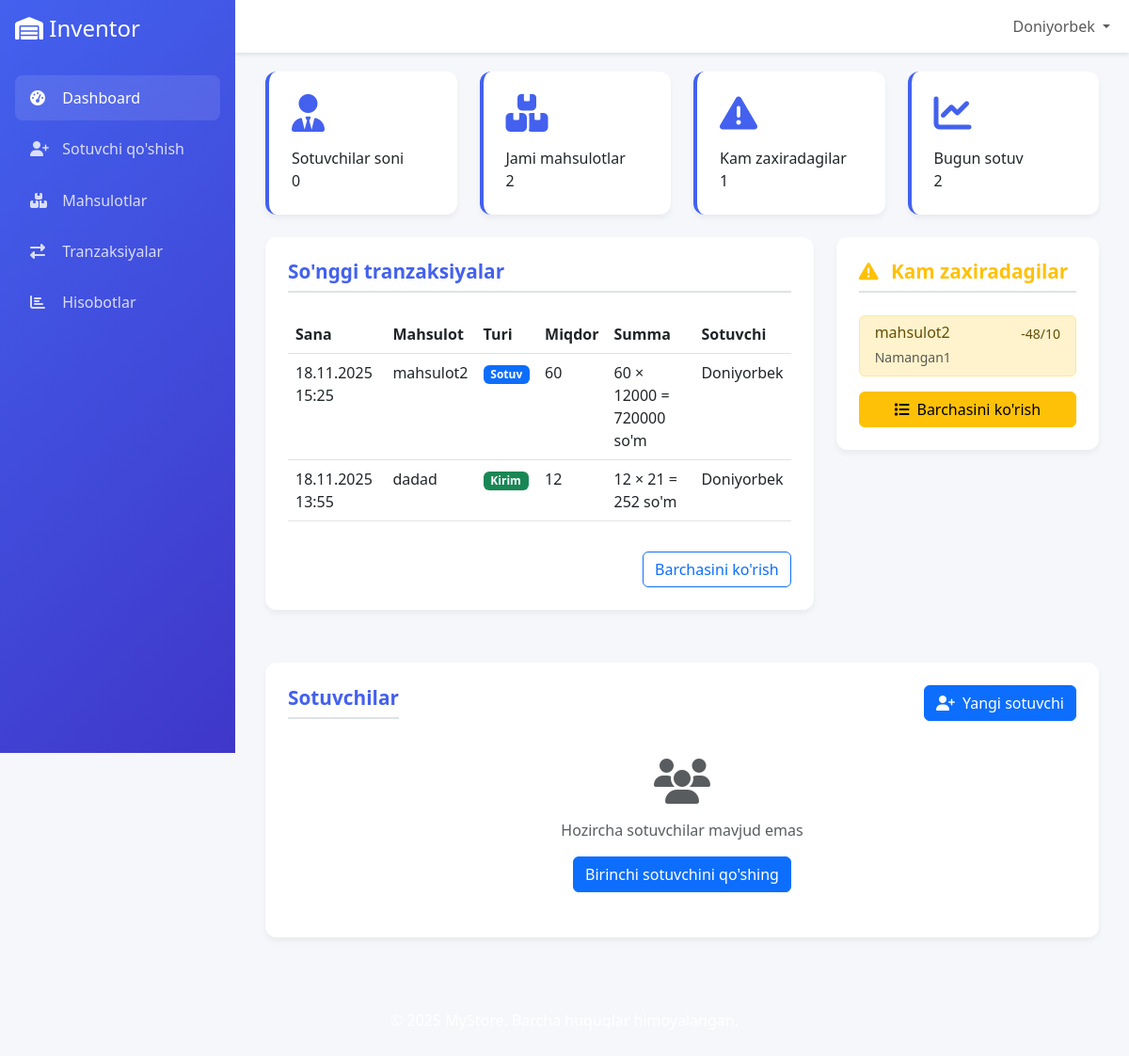
The page /warehouse-manager/dashboard/ (signed in) on the database its author committed.
### inventor/models.py (models this page shows, shortened)
class Transaction(models.Model):
    TRANSACTION_TYPES = (
        ('IN', 'Kirim'),
        ('OUT_SALE', 'Sotuv'),
        ('OUT_DAMAGED', 'Buzilgan'),
        ('OUT_EXPIRED', 'Yaroqsiz'),
    )
    PAYMENT_TYPES = (
        ('CASH', 'Naqd'),
        ('DEBT', 'Qarz'),
        ('CARD', 'Karta'),
    )
    product = models.ForeignKey(Product, on_delete=models.CASCADE)
    warehouse = models.ForeignKey(Warehouse, on_delete=models.CASCADE)
    transaction_type = models.CharField(max_length=20, choices=TRANSACTION_TYPES)
    quantity = models.IntegerField()
    date = models.DateTimeField(auto_now_add=True)
    user = models.ForeignKey(User, on_delete=models.SET_NULL, null=True)
    description = models.TextField(blank=True)
    payment_type = models.CharField(max_length=10, choices=PAYMENT_TYPES, default='CASH')
    customer_name = models.CharField(max_length=100, blank=True)

class Warehouse(models.Model):
    name = models.CharField(max_length=100)
    location = models.CharField(max_length=200)
    created_at = models.DateTimeField(auto_now_add=True)

### products/models.py (models this page shows, shortened)
class Product(models.Model):
    UNIT_CHOICES = (
        ('kg', 'kg'),
        ('box', 'Karopka'),
        ('l', 'Litr'),
        ('m', 'Metr'),
        ('ton', 'Tonna'),
        ('piece', 'Dona'),
        ('pack', 'Pochka'),
    )
    name = models.CharField(max_length=100)
    category = models.ForeignKey(Category, on_delete=models.CASCADE, related_name="products")
    description = models.TextField(blank=True)
    price = models.DecimalField(max_digits=10, decimal_places=2)
    image = models.ImageField(upload_to='products/', null=True, blank=True)
    min_stock = models.IntegerField(default=0)
    stock_quantity = models.IntegerField(default=0)
    unit = models.CharField(max_length=10, choices=UNIT_CHOICES, default='piece')
    created_at = models.DateTimeField(auto_now_add=True)
    updated_at = models.DateTimeField(auto_now=True)
    supplier = models.ForeignKey('inventor.Supplier', on_delete=models.SET_NULL, null=True, blank=True)
    warehouse = models.ForeignKey('inventor.Warehouse', on_delete=models.CASCADE, null=True, blank=True)
    class Meta:
        ordering = ['name']

### users/views.py (the view)
    def wrapper(request, *args, **kwargs):
        if not request.user.is_authenticated:
            return redirect('login')
        try:
            if request.user.userrole.role in ['ADMIN', 'WAREHOUSE_MANAGER']:
                return view_func(request, *args, **kwargs)
        except UserRole.DoesNotExist:
            pass
        messages.error(request, "Sizga bu sahifaga kirish uchun ruxsat yo'q!")
        return redirect('dashboard')

### users/models.py (called while the page is built)
    def is_payment_due(self):
        if not self.last_payment_date:
            return True
        return timezone.now() > self.last_payment_date + timedelta(days=31)

    def days_until_block(self):
        if not self.last_payment_date:
            return 0
        days_passed = (timezone.now() - self.last_payment_date).days
        return max(0, 33 - days_passed)

    def get_payment_status(self):
        if self.is_payment_due():
            return {
                'status': 'due',
                'message': f"To'lanmagan: -{self.monthly_payment:,} so'm",
                'amount_due': -self.monthly_payment
            }
        else:
            return {
                'status': 'paid',
                'message': f"To'langan: 0 so'm",
                'amount_due': 0
            }

### users/templatetags/math_filters.py (called while the page is built)
@register.filter
def multiply(value, arg):
    try:
        return float(value) * float(arg)
    except (ValueError, TypeError):
        return '' # Xato bo'lsa bo'sh qoldirish yoki 0 qaytarish mumkin

### users/views.py (called while the page is built)
def warehouse_manager_required(view_func):
    def wrapper(request, *args, **kwargs):
        if not request.user.is_authenticated:
            return redirect('login')
        try:
            if request.user.userrole.role in ['ADMIN', 'WAREHOUSE_MANAGER']:
                return view_func(request, *args, **kwargs)
        except UserRole.DoesNotExist:
            pass
        messages.error(request, "Sizga bu sahifaga kirish uchun ruxsat yo'q!")
        return redirect('dashboard')
    return wrapper

### templates/users/warehouse_manager_dashboard.html (shortened to what this page needs)
{% extends 'base.html' %}
{% load math_filters %}
{% block content %}
<div class="container-fluid">
    <div class="row g-4 mb-4">
        <div class="col-md-3 col-sm-6">
            <div class="stat-card">
                <i class="fas fa-user-tie"></i>
                <div class="card-title">Sotuvchilar soni</div>
                <div class="card-value">{{ sellers.count }}</div>
            </div>
        </div>
        <div class="col-md-3 col-sm-6">
            <div class="stat-card">
                <i class="fas fa-boxes"></i>
                <div class="card-title">Jami mahsulotlar</div>
                <div class="card-value">{{ total_products }}</div>
            </div>
        </div>
        <div class="col-md-3 col-sm-6">
            <div class="stat-card">
                <i class="fas fa-exclamation-triangle"></i>
                <div class="card-title">Kam zaxiradagilar</div>
                <div class="card-value">{{ low_stock_products.count }}</div>
            </div>
        </div>
        <div class="col-md-3 col-sm-6">
            <div class="stat-card">
                <i class="fas fa-chart-line"></i>
                <div class="card-title">Bugun sotuv</div>
                <div class="card-value">{% widthratio recent_transactions.count 1 1 %}</div>
            </div>
        </div>
    </div>
    <div class="row g-4">
        <div class="col-lg-8">
            <div class="table-container">
                <h3 class="section-title">So'nggi tranzaksiyalar</h3>
                <div class="table-responsive">
                    <table class="table table-hover">
                        <thead>
                            <tr>
                                <th>Sana</th>
                                <th>Mahsulot</th>
                                <th>Turi</th>
                                <th>Miqdor</th>
                                <th>Summa</th>
                                <th>Sotuvchi</th>
                            </tr>
                        </thead>
                        <tbody>
                            {% for transaction in recent_transactions %}
                            <tr>
                                <td>{{ transaction.date|date:"d.m.Y H:i" }}</td>
                                <td>{{ transaction.product.name }}</td>
                                <td>
                                    {% if transaction.transaction_type == 'IN' %}
                                        <span class="badge bg-success">Kirim</span>
                                    {% else %}
                                        <span class="badge bg-primary">Sotuv</span>
                                    {% endif %}
                                </td>
                                <td>{{ transaction.quantity }}</td>
                                <td>{{ transaction.quantity|floatformat:0 }} × {{ transaction.product.price|floatformat:0 }} = {{ transaction.quantity|multiply:transaction.product.price|floatformat:0 }} so'm</td>
                                <td>{{ transaction.user.username }}</td>
                            </tr>
                            {% empty %}
                            <tr>
                                <td colspan="6" class="text-center text-muted">Hozircha tranzaksiyalar mavjud emas</td>
                            </tr>
                            {% endfor %}
                        </tbody>
                    </table>
                </div>
                <div class="d-flex justify-content-end mt-3">
                    <a href="{% url 'inventor:transaction_history' %}" class="btn btn-outline-primary">Barchasini ko'rish</a>
                </div>
            </div>
        </div>
        <div class="col-lg-4">
            <div class="table-container">
                <h3 class="section-title text-warning">
                    <i class="fas fa-exclamation-triangle me-2"></i>
                    Kam zaxiradagilar
                </h3>
                <div class="list-group">
                    {% for product in low_stock_products %}
                    <div class="list-group-item list-group-item-warning">
                        <div class="d-flex w-100 justify-content-between">
                            <h6 class="mb-1">{{ product.name }}</h6>
                            <small>{{ product.stock_quantity }}/{{ product.min_stock }}</small>
                        </div>
                        <small class="text-muted">{{ product.warehouse.name }}</small>
                    </div>
                    {% empty %}
                    <div class="text-center text-muted py-3">
                        Kam zaxiradagi mahsulotlar yo'q
                    </div>
                    {% endfor %}
                </div>
                <div class="mt-3">
                    <a href="{% url 'products:low_stock_products' %}" class="btn btn-warning w-100">
                        <i class="fas fa-list me-2"></i>Barchasini ko'rish
                    </a>
                </div>
            </div>
        </div>
    </div>
    <div class="row mt-4">
        <div class="col-12">
            <div class="table-container">
                <div class="d-flex justify-content-between align-items-center mb-3">
                    <h3 class="section-title mb-0">Sotuvchilar</h3>
                    <a href="{% url 'users:create_seller' %}" class="btn btn-primary">
                        <i class="fas fa-user-plus me-2"></i>Yangi sotuvchi
                    </a>
                </div>
                <div class="row">
                    {% for seller in sellers %}
                    <div class="col-md-4 mb-3">
                        <div class="card">
                            <div class="card-body">
                                <div class="d-flex justify-content-between align-items-start">
                                    <div>
                                        <h5 class="card-title">{{ seller.user.first_name }}</h5>
                                        <p class="card-text text-muted">@{{ seller.user.username }}</p>
                                    </div>
                                    <span class="badge bg-success">Faol</span>
                                </div>
                                <div class="mt-3">
                                    <a href="{% url 'users:seller_statistics' seller.user.id %}" class="btn btn-outline-primary btn-sm">
                                        <i class="fas fa-chart-bar me-1"></i>Statistika
                                    </a>
                                </div>
                            </div>
                        </div>
                    </div>
                    {% empty %}
                    <div class="col-12 text-center text-muted py-4">
                        <i class="fas fa-users fa-3x mb-3"></i>
                        <p>Hozircha sotuvchilar mavjud emas</p>
                        <a href="{% url 'users:create_seller' %}" class="btn btn-primary">
                            Birinchi sotuvchini qo'shing
                        </a>
                    </div>
                    {% endfor %}
                </div>
            </div>
        </div>
    </div>
</div>
{% endblock %}

### templates/includes/header.html (shortened to what this page needs)
<div class="sidebar">
    <div class="p-3">
        <h4 class="text-white mb-0">
            <i class="fas fa-warehouse"></i>
            <span class="sidebar-brand-text">Inventor</span>
        </h4>
    </div>
    <nav class="nav flex-column p-3">
        {% if user.is_authenticated %}
            {% if user.userrole.role == 'ADMIN' %}
                <a class="nav-link {% if request.resolver_match.url_name == 'admin_dashboard' %}active{% endif %}" href="{% url 'users:admin_dashboard' %}">
                    <i class="fas fa-tachometer-alt"></i>
                    <span>Boshqaruv paneli</span>
                </a>
                <a class="nav-link" href="{% url 'users:create_warehouse_manager' %}">
                    <i class="fas fa-user-plus"></i>
                    <span>Ombor qo'shish</span>
                </a>
                <a class="nav-link" href="{% url 'users:payment_management' %}">
                    <i class="fas fa-money-bill-wave"></i>
                    <span>To'lovlar</span>
                </a>
            {% elif user.userrole.role == 'WAREHOUSE_MANAGER' %}
                <a class="nav-link {% if request.resolver_match.url_name == 'warehouse_manager_dashboard' %}active{% endif %}" href="{% url 'users:warehouse_manager_dashboard' %}">
                    <i class="fas fa-tachometer-alt"></i>
                    <span>Dashboard</span>
                </a>
                <a class="nav-link" href="{% url 'users:create_seller' %}">
                    <i class="fas fa-user-plus"></i>
                    <span>Sotuvchi qo'shish</span>
                </a>
            {% elif user.userrole.role == 'SELLER' %}
                <a class="nav-link {% if request.resolver_match.url_name == 'seller_dashboard' %}active{% endif %}" href="{% url 'users:seller_dashboard' %}">
                    <i class="fas fa-tachometer-alt"></i>
                    <span>Dashboard</span>
                </a>
            {% endif %}
            <a class="nav-link" href="{% url 'products:product_list' %}">
                <i class="fas fa-boxes"></i>
                <span>Mahsulotlar</span>
            </a>
            <a class="nav-link" href="{% url 'inventor:transaction_history' %}">
                <i class="fas fa-exchange-alt"></i>
                <span>Tranzaksiyalar</span>
            </a>
            <a class="nav-link" href="{% url 'inventor:report_list' %}">
                <i class="fas fa-chart-bar"></i>
                <span>Hisobotlar</span>
            </a>
        {% endif %}
    </nav>
</div>
<nav class="navbar navbar-expand-lg navbar-custom">
    <div class="container-fluid">
        <div class="collapse navbar-collapse" id="navbarContent">
            <ul class="navbar-nav ms-auto mb-2 mb-lg-0">
                {% if user.is_authenticated %}
                    <li class="nav-item dropdown">
                        <a class="nav-link dropdown-toggle" href="#" id="navbarDropdown" role="button" data-bs-toggle="dropdown">
                            {{ user.username }}
                        </a>
                    </li>
                {% else %}
                    <li class="nav-item">
                        <a class="nav-link" href="{% url 'users:login' %}">Kirish</a>
                    </li>
                {% endif %}
            </ul>
        </div>
    </div>
</nav>

### templates/includes/head.html (style rules this page uses)
:root { --primary-color: #4361ee; --secondary-color: #3f37c9; --success-color: #4cc9f0; --info-color: #4895ef; --warning-color: #f72585; --light-bg: #f8f9fa; --dark-text: #212529; --border-color: #dee2e6; --sidebar-width: 250px; }
body { font-family: 'Segoe UI', Tahoma, Geneva, Verdana, sans-serif; background-color: #f5f7fb; color: var(--dark-text); }
.sidebar { background: linear-gradient(135deg, var(--primary-color), var(--secondary-color)); color: white; height: 100vh; position: fixed; width: var(--sidebar-width); transition: all 0.3s; z-index: 1000; }
.sidebar .nav-link { color: rgba(255, 255, 255, 0.8); padding: 0.75rem 1rem; margin: 0.2rem 0; border-radius: 8px; transition: all 0.3s; }
.sidebar .nav-link:hover, .sidebar .nav-link.active { color: white; background: rgba(255, 255, 255, 0.1); }
.sidebar .nav-link i { width: 20px; margin-right: 10px; }
.navbar-custom { background: white; box-shadow: 0 2px 4px rgba(0,0,0,0.1); margin-left: var(--sidebar-width); }
.stat-card { background: white; border-radius: 12px; padding: 1.5rem; box-shadow: 0 4px 6px rgba(0, 0, 0, 0.05); transition: transform 0.3s, box-shadow 0.3s; border-left: 4px solid var(--primary-color); height: 100%; }
.stat-card i { font-size: 2.5rem; margin-bottom: 1rem; color: var(--primary-color); }
.table-container { background: white; border-radius: 12px; padding: 1.5rem; box-shadow: 0 4px 6px rgba(0, 0, 0, 0.05); margin-bottom: 2rem; }
.section-title { font-size: 1.3rem; font-weight: 600; margin-bottom: 1.5rem; padding-bottom: 0.5rem; border-bottom: 2px solid var(--border-color); color: var(--primary-color); }

### rows shown on the page
Transaction: transaction_type "Sotuv"
Transaction: transaction_type "Kirim"
Product: name "mahsulot2", stock_quantity "-48", min_stock "10", warehouse.name "Namangan1"

### other values the page prints
{{ user.username }} "Doniyorbek"
{{ sellers.count }} "0"
{{ total_products }} "2"
{{ low_stock_products.count }} "1"
